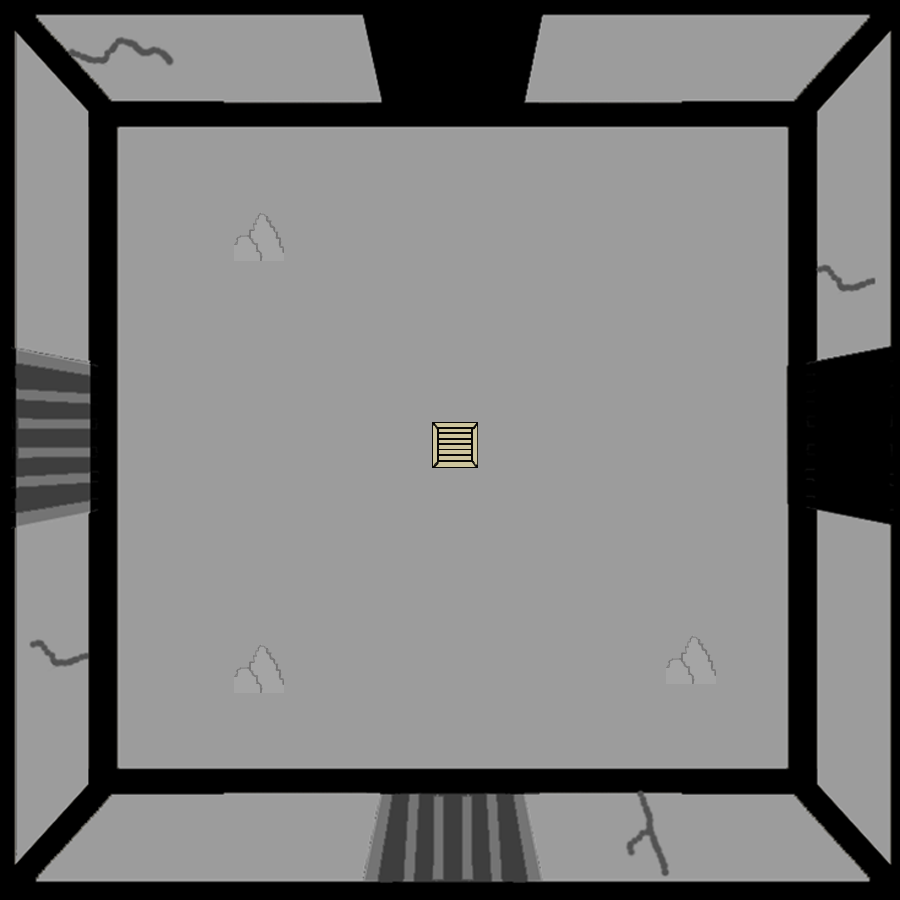

The image is a tile-based game level rendered from a .tmx file. Its description and source (layers, tilesets, objects; grid data summarised) follow:
An orthogonal 100x100 tile map with 9x9 px tiles, 2 tile layers (SALA, CAJAS Y ROCAS), 3 tilesets.

<map version="1.2" tiledversion="1.3.3" orientation="orthogonal" renderorder="right-down" width="100" height="100" tilewidth="9" tileheight="9" infinite="0" nextlayerid="3" nextobjectid="1">
 <tileset firstgid="1" source="PRISION15.tsx" />
 <tileset firstgid="10001" source="CAJA.tsx" />
 <tileset firstgid="10026" source="ROCAS.tsx" />
 <layer id="1" name="SALA" width="100" height="100">
  <data>[10000 cells, 10000 non-empty, 10000 distinct tile ids]</data>
 </layer>
 <layer id="2" name="CAJAS Y ROCAS" width="100" height="100">
  <data>[10000 cells, 644 non-empty, 642 distinct tile ids]</data>
 </layer>
</map>
